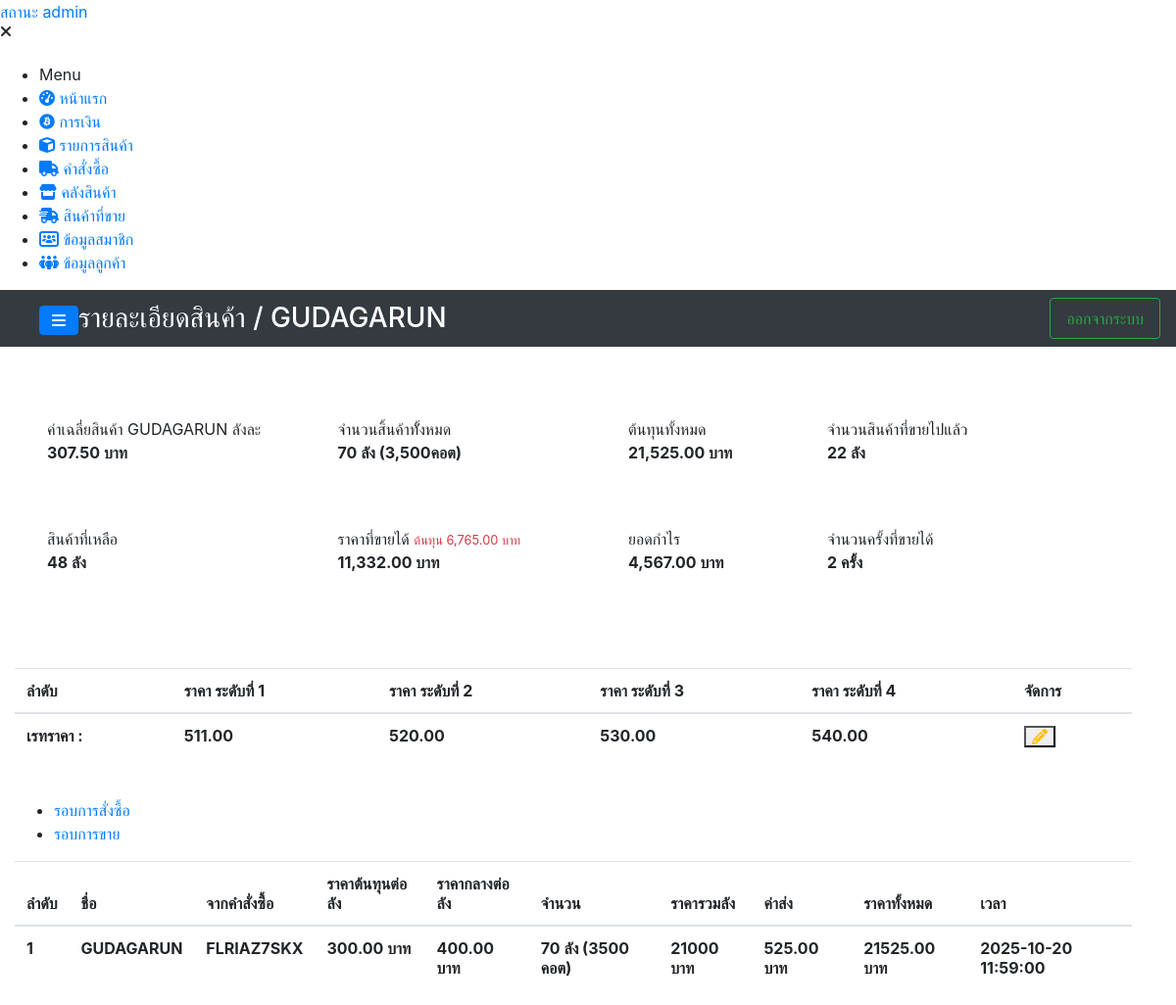
The app's page /system/details/detail_stock.php?id_productname=1 (signed in) with its own data.
### tables this page shows
CREATE TABLE `name_product` (
  `id_name` int(11) NOT NULL,
  `product_name` varchar(200) NOT NULL,
  `price` decimal(10,2) NOT NULL,
  `price_center` decimal(10,2) NOT NULL,
  `count_cord` int(11) NOT NULL,
  `shipping_cost` decimal(10,2) NOT NULL,
  `adder_id` int(11) NOT NULL,
  `status_del` int(2) NOT NULL,
  `create_at` datetime NOT NULL
);

CREATE TABLE `rate_price` (
  `rate_id` int(11) NOT NULL,
  `id_productname` int(11) NOT NULL,
  `product_name` varchar(200) NOT NULL,
  `id_adder` int(11) NOT NULL,
  `price_levels_one` decimal(10,2) NOT NULL,
  `price_customer_frontstore` decimal(10,2) NOT NULL,
  `price_customer_deliver` decimal(10,2) NOT NULL,
  `price_customer_dealer` decimal(10,2) NOT NULL,
  `create_at` datetime NOT NULL
);

CREATE TABLE `stock_product` (
  `product_id` int(11) NOT NULL,
  `product_name` varchar(200) NOT NULL,
  `product_count` int(11) NOT NULL,
  `product_price` decimal(10,2) NOT NULL,
  `price_center` decimal(10,2) NOT NULL,
  `count_cord` int(11) NOT NULL,
  `shipping_cost` decimal(10,2) NOT NULL,
  `expenses` decimal(10,2) NOT NULL,
  `id_adder` int(11) NOT NULL,
  `id_order` int(11) NOT NULL,
  `create_at` datetime NOT NULL
);

CREATE TABLE `order_box` (
  `order_id` int(11) NOT NULL,
  `order_name` varchar(300) NOT NULL,
  `slip_order` varchar(200) NOT NULL,
  `totalcost_order` decimal(10,2) NOT NULL,
  `count_order` int(11) NOT NULL,
  `id_adder` int(11) NOT NULL,
  `date_time_order` datetime NOT NULL,
  `create_at` datetime NOT NULL
);

### components/component.php (the view, shortened to what the rows shown need)
<?php
function tableDetailStock($number, $product_id,$id_nameproduct,$is_product_name,$productcount,$productprice, $count_cord,$price_center,$ordername, $datetime_order,$shipping_cost,$expenses){
    $toal_all = $productprice * $productcount;
    $list_stock = "
        <form>
            <tr>
              <td class=\"font-weight-bold\">$number</td>
              <td class=\"font-weight-bold\">$is_product_name</td>
              <td class=\"font-weight-bold\">$ordername</td>
              <td class=\"font-weight-bold\">$productprice บาท</td>
              <td class=\"font-weight-bold\">$price_center บาท</td>
              <td class=\"font-weight-bold\">$productcount ลัง ($count_cord คอต)</td>
              <td class=\"font-weight-bold\">$toal_all บาท</td>
              <td class=\"font-weight-bold\">$shipping_cost บาท</td>
              <td class=\"font-weight-bold\">$expenses บาท</td>
              <td class=\"font-weight-bold\">$datetime_order</td>
            </tr>
        </form>
    ";
    echo $list_stock;
}
function detailStock($productname,$total_count,$count_cord,$total_price,$product_price, $count_sell, $income_price, $number_of_timessold){
    $Average1_piece = $total_price / $total_count;
    $remaining_products = $total_count - $count_sell;
    $cost_price = $Average1_piece * $count_sell;
    $total_profit = $income_price - $cost_price;
    $detail = "
        <div class=\"rounded row mt-4 p-4\">
           <div class=\"col-lg-3 col-md-3 col-sm-6 col-12 m-2 p-3 bg-white info-box rounded info-box rounded\">
            <span>ค่าเฉลี่ยสินค้า $productname ลังละ</span>
            <p class=\"font-weight-bold res_text\"> ".number_format($Average1_piece ?? 0,2,'.',',')." บาท </p>
          </div>
          <div class=\"col-lg-3 col-md-4 col-sm-6 col-12 m-2 p-3 bg-white info-box rounded\">
            <span>จำนวนสิ้นค้าทัั้งหมด</span>
                <p class=\"font-weight-bold res_text\">". number_format($total_count) ." ลัง (".number_format($count_cord ?? 0)."คอต)</p>
          </div>
          <div class=\"col-lg-2 col-md-4 col-sm-6 col-12 m-2 p-3 bg-white info-box rounded\">
            <span>ต้นทุนทั้งหมด</span>
            <p class=\"font-weight-bold res_text\"> ".number_format($total_price ?? 0,2,'.',',')."  บาท</p>
          </div>
          <div class=\"col-lg-3 col-md-4 col-sm-6 col-12 m-2 p-3 bg-white info-box rounded\">
                <span>จำนวนสินค้าที่ขายไปแล้ว</span>
                <p class=\"font-weight-bold res_text\"> ".number_format($count_sell)."  ลัง</p>
          </div>
          <div class=\"col-lg-3 col-md-4 col-sm-6 col-12 m-2 p-3 bg-white info-box rounded\">
                <span>สินค้าที่เหลือ</span>
                <p class=\"font-weight-bold res_text\"> ".number_format($remaining_products)."  ลัง</p>
          </div>
          <div class=\"col-lg-3 col-md-4 col-sm-6 col-12 m-2 p-3 bg-white info-box rounded\">
            <span>ราคาที่ขายได้</span>
            <small class=\"text-danger\">ต้นทุน ".number_format($cost_price ?? 0,2,'.',',')." บาท</small>
           <p class=\"font-weight-bold res_text\"> ".number_format($income_price ?? 0,2,'.',',')." บาท</p>
          </div>
          <div class=\"col-lg-2 col-md-3 col-sm-6 col-12 m-2 p-3 bg-white info-box rounded\">
                <span>ยอดกำไร</span>
                <p class=\"font-weight-bold res_text\">".number_format($total_profit ?? 0,2,'.',',')."  บาท</p>
          </div>
          <div class=\"col-lg-3 col-md-4 col-sm-6 col-12 m-2 p-3 bg-white info-box rounded\">
            <span>จำนวนครั้งที่ขายได้</span>
            <p class=\"font-weight-bold res_text\">". number_format($number_of_timessold)." ครั้ง</p>
          </div>
        </div>
    ";
    echo $detail;
}
function listRatePrice($rate_id="",$rate_storefront_price="",$rate_onelevel_price="",$rate_dealer_price="ยังไม่ได้กำหนด",$rate_delivery_price="",$product_name, $price_product,$id_name,$productpricecenter,$countcords,$shipping_cost){
    function status($id){
        if($id){
            return "<i class=\"fas fa-pencil-alt text-warning\"></i>";
        }else{
            return "<i class=\"fas fa-plus text-success\"></i>";
        }
    }
    $list = "
        <form>
            <tr>
                <td class=\"font-weight-bold\">เรทราคา :</td>
                <td class=\"font-weight-bold\">$rate_onelevel_price</td>
                <td class=\"font-weight-bold\">$rate_storefront_price</td>
                <td class=\"font-weight-bold\">$rate_dealer_price</td>
                <td class=\"font-weight-bold\">$rate_delivery_price</td>
                <td>
                    <div class=\"table-data-feature\" >
                        <button type=\"button\" id=\"set_rate_price\" data-target=\"#modalFormUpdateRate\" data-toggle=\"modal\"
                           class=\"item\" data-id=\"$rate_id\" data-product=\"$product_name\" data-idname=\"$id_name\" data-storefront=\"$rate_storefront_price\" data-vip=\"$rate_onelevel_price\"
                           data-dealers=\"$rate_dealer_price\" data-delivery=\"$rate_delivery_price\" data-productprice=\"$price_product\" data-productpricecenter=\"$productpricecenter\"
                           data-countcord=\"$countcords\" data-shippingcost=\"$shipping_cost\"
                        >
                            ".status($rate_id)."
                        </button>
                    </div>
                </td>
            </tr>
        </form>
    ";
    echo $list;
}
?>

### system/details/detail_stock.php (shortened to what the rows shown need)
<?php
include_once("../../backend/config.php");
include_once("../../link/link-2.php");
include_once("../../components/component.php");
$id_productname = $_GET['id_productname'];
$sql_nameP = mysqli_query($conn,"SELECT * FROM name_product WHERE id_name=$id_productname")or die(mysqli_error($conn));
$acc_name = mysqli_fetch_assoc($sql_nameP);
$sql = "SELECT SP.product_name, SP.product_price,SP.price_center,
       COUNT(SP.product_id) AS total,SUM(SP.expenses) AS resutl_price, SUM(SP.product_count) AS total_count, SUM(SP.count_cord) AS count_cord
       FROM stock_product SP WHERE SP.product_name='$id_productname' GROUP BY SP.product_name";
       $selectStockProduct = mysqli_query($conn,$sql) or die(mysqli_error($conn));
       $acc_fetch = mysqli_fetch_assoc($selectStockProduct);
?>
<!DOCTYPE html>
<html lang="en">
<head>
    <link rel="stylesheet" href="https://cdnjs.cloudflare.com/ajax/libs/uikit/3.0.0-beta.20/css/uikit.css">
    <link rel="stylesheet" href="../../assets/scripts/module/jquery.Thailand.js/jquery.Thailand.js/dist/jquery.Thailand.min.css">
    <link rel="stylesheet" href="../../assets/scss/navigationTrue-a-j.scss">
    <link rel="stylesheet" href="../../assets/scss/revenue.scss">
    <link rel="stylesheet" href="../../assets/scss/index.u.scss">
</head>
<body>
  <div class="page-wrapper chiller-theme toggled">
       <main class="page-content mt-0">
      <div class="container-fluid row">
          <div class="col-md-12">
            <?php
              $sql_sell = "SELECT productname,COUNT(*) AS counts, SUM(tatol_product) AS total_products, SUM(price_to_pay) AS prices FROM list_productsell WHERE productname='$id_productname' GROUP BY productname";
              $quer_sell = mysqli_query($conn,$sql_sell) or die(mysqli_error($conn));
              $acc_sell = mysqli_fetch_assoc($quer_sell);
               detailStock($acc_name['product_name'],$acc_fetch['total_count'],$acc_fetch['count_cord'], $acc_fetch['resutl_price'],$acc_fetch['product_price'], $acc_sell['total_products'] ?? 0,$acc_sell['prices'] ?? 0,$acc_sell['counts'] ?? 0);
            ?>
          </div>
          <div class="col-md-12 mt-4">
                <div class="table-responsive table-responsive-data2 mt-2">
                  <table class="table table-data2 mydataTablePatron">
                    <thead>
                       <tr>
                          <th class="font-weight-bold">ลำดับ</th>
                          <th class="font-weight-bold">ราคา ระดับที่ 1</th>
                          <th class="font-weight-bold">ราคา ระดับที่ 2</th>
                          <th class="font-weight-bold">ราคา ระดับที่ 3</th>
                          <th class="font-weight-bold">ราคา ระดับที่ 4</th>
                          <th class="font-weight-bold">จัดการ</th>
                       </tr>
                    </thead>
                    <tbody>
                      <?php
                          $sql = "SELECT * FROM rate_price WHERE id_productname=$id_productname";
                          $query = mysqli_query($conn,$sql) or die(mysqli_error($conn));
                          $rate_acc_fetch = mysqli_fetch_assoc($query);
                          if($rate_acc_fetch){
                            listRatePrice(
                              $rate_acc_fetch['rate_id'],$rate_acc_fetch['price_customer_frontstore'],$rate_acc_fetch['price_levels_one'],
                              $rate_acc_fetch['price_customer_dealer'],$rate_acc_fetch['price_customer_deliver'],$acc_name['product_name'],
                              $acc_name['price'],$acc_name['id_name'],$acc_name['price_center'],$acc_name['count_cord'],$acc_name['shipping_cost']
                            );
                          }else{
                            listRatePrice("","","","","",$acc_name['product_name'],$acc_name['price'],$acc_name['id_name'],$acc_name['price_center'],$acc_name['count_cord'],$acc_name['shipping_cost']);
                          }
                      ?>
                    </tbody>
                  </table>
                </div>
          </div>
          <div class="col-md-12 mt-4">
            <div id="tab01" class="tab-contents">
            <div class="table-responsive table-responsive-data2 mt-2">
                  <table class="table table-data2 mydataTablePatron">
                      <thead>
                          <tr>
                              <th>ลำดับ</th>
                              <th>ชื่อ</th>
                              <th>จากคำสั่งซื้อ</th>
                              <th>ราคาต้นทุนต่อลัง</th>
                              <th>ราคากลางต่อลัง</th>
                              <th>จำนวน</th>
                              <th>ราคารวมลัง</th>
                              <th>ค่าส่ง</th>
                              <th>ราคาทั้งหมด</th>
                              <th>เวลา</th>
                          </tr>
                      </thead>
                      <tbody>
                          <?php
                              $get_sql = "SELECT stock_product.product_id,stock_product.product_count,stock_product.product_price,stock_product.count_cord,stock_product.price_center,
                              stock_product.shipping_cost,stock_product.expenses,order_box.order_name,order_box.date_time_order,name_product.id_name,name_product.product_name AS is_product_name FROM stock_product
                              LEFT JOIN name_product ON stock_product.product_name = name_product.id_name
                              LEFT JOIN order_box ON order_box.order_id = stock_product.id_order
                              WHERE stock_product.product_name='$id_productname' ORDER BY stock_product.create_at DESC";
                               $get_datastock = mysqli_query($conn, $get_sql) or die(mysqli_error($conn));
                                foreach($get_datastock as $key => $res){
                                    tableDetailStock(
                                        ($key+1), $res['product_id'], $res['id_name'],$res['is_product_name'],$res['product_count'],$res['product_price'],$res['count_cord'],$res['price_center'],
                                        $res['order_name'],$res['date_time_order'],$res['shipping_cost'],$res['expenses']
                                      );
                                }
                          ?>
                      </tbody>
                  </table>
            </div>
            </div>
          </div>
      </div>
    </main>
  </div>
</body>
</html>

### records on screen
name_product: product_name "GUDAGARUN"
rate_price: price_levels_one "511.00", price_customer_frontstore "520.00", price_customer_dealer "530.00", price_customer_deliver "540.00"
stock_product: name_product.product_name "GUDAGARUN", order_box.order_name "FLRIAZ7SKX", product_price "300.00", price_center "400.00", product_count "70", count_cord "3500", toal_all "21000", shipping_cost "525.00", expenses "21525.00", order_box.date_time_order "2025-10-20 11:59:00"

### other values on screen
$logo "รายละเอียดสินค้า / GUDAGARUN"
$Average1_piece "307.50"
$total_count "70"
$count_cord "3,500"
$total_price "21,525.00"
$count_sell "22"
$remaining_products "48"
$cost_price "6,765.00"
$income_price "11,332.00"
$total_profit "4,567.00"
$number_of_timessold "2"
